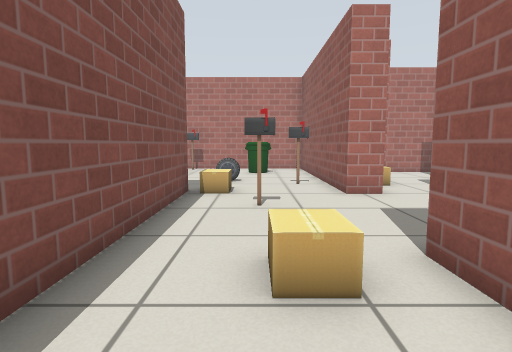
view 1 (above)

16 first-person views from a walk through a Gazebo world. The camera is 0.69 m above the floor, tilts 6° down and sees 80° across. The lines on the ground mark 1 m squares. The floor is counted in squares, 0.5 m on a side. Each view is taken from the middle of a square. On the plan, view 1 faces up. The plan holds only what a view shows up to about 14 squares ahead; the rest is blank. Simple patterns stand in for the simulator's built-in surfaces.

view 2
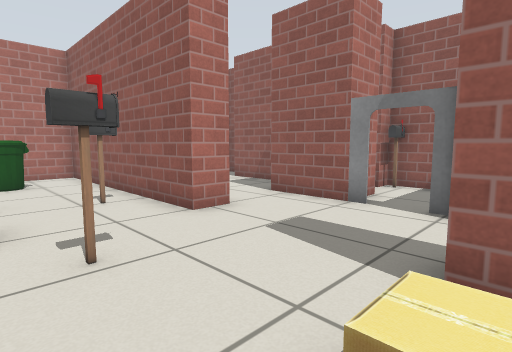

view 3
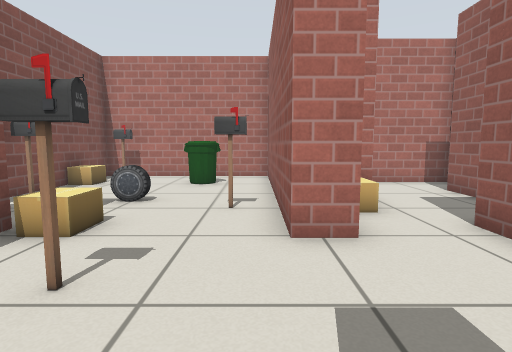

view 4
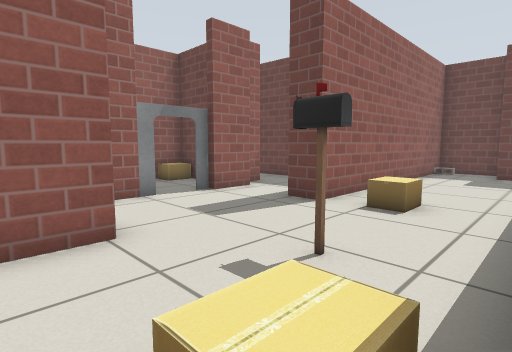

view 5
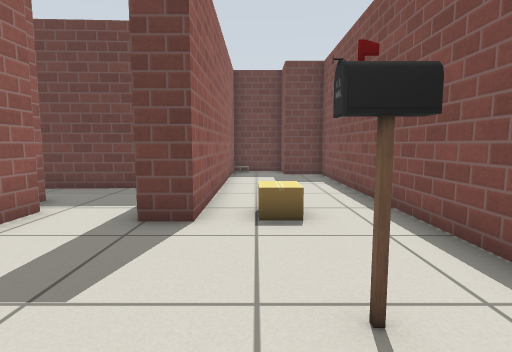

view 6
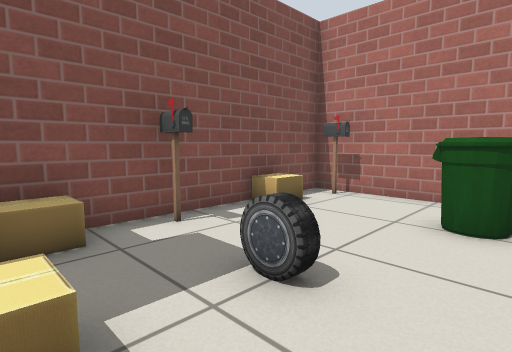

view 7
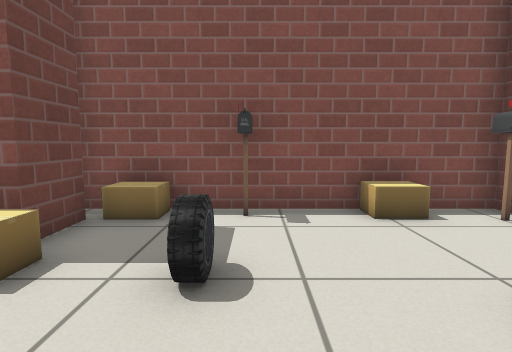

view 8
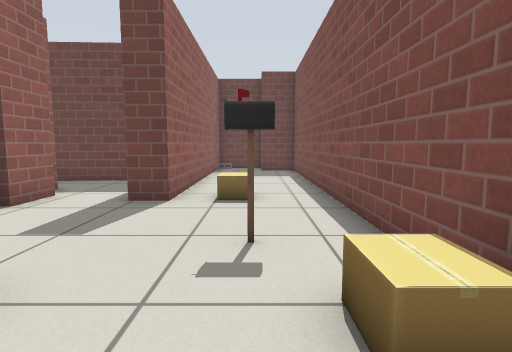

view 9
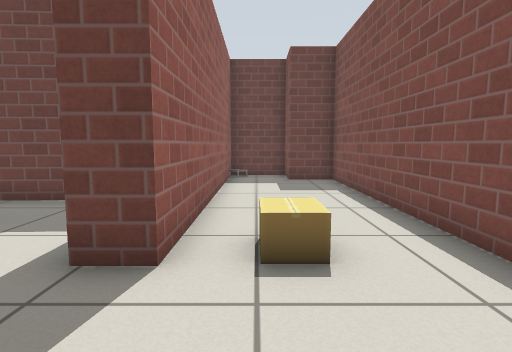

view 10
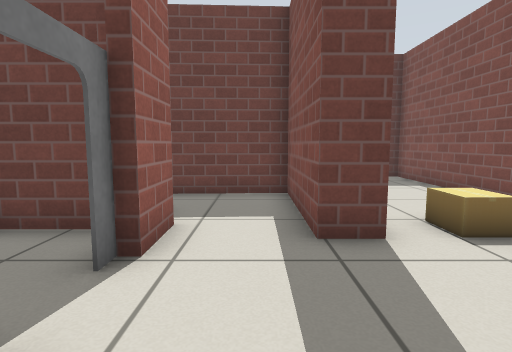

view 11
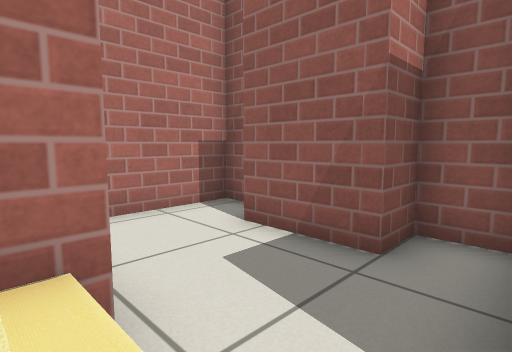

view 12
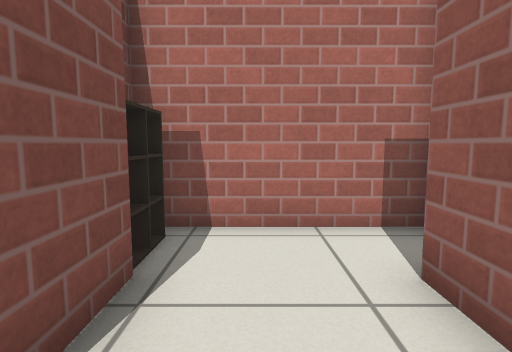

view 13
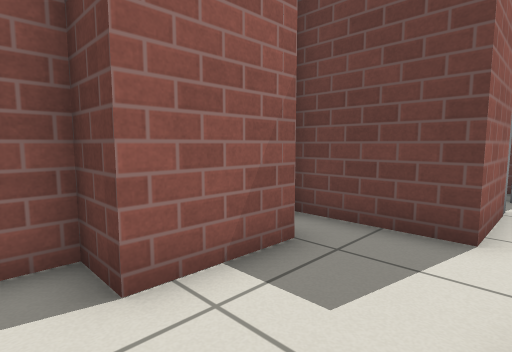

view 14
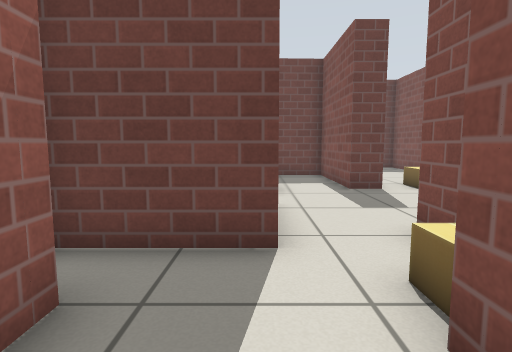

view 15
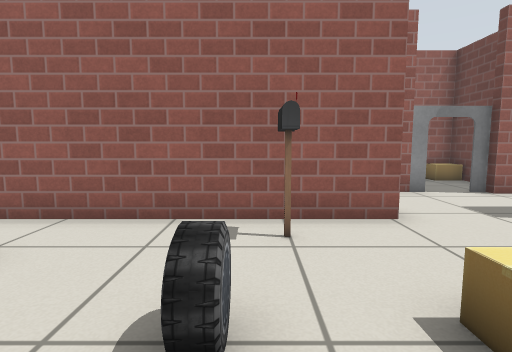

view 16
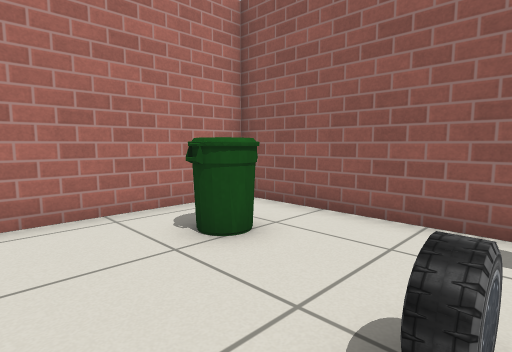

### Floor plan
Points are (right, up) in squares from view 1. A wall is a line through its corners. A room is listed if a view was taken in it or the views show most of it. See-through windows are left out.
Room 1 (views 1, 2, 3, 5, 6, 9, 10)
walls: (5.4, 2.9) (5.4, 4.5); (5.9, 3.2) (9.3, 3.2) (9.3, 6.5); (3.5, 8.4) (2.5, 8.4) (2.5, 9.4); (7.2, 6.6) (5.7, 6.6) (5.7, 9.1); (-2, 8.9) (-2, -4.8) (-0.3, -4.8) (-0.3, -6.5) (2.1, -6.5) (2.1, 3.7) (3.1, 3.7)
ways out: opening at (0.5, 9) to room 2; opening at (4.5, 9) to room 3; opening at (4.5, 2.5)
objects: cardboard box (-1, 9); cardboard box (0, 3) to (1, 3); postbox (0, 7); door leaf (6, 5) to (6, 6); cardboard box (8, 4) to (9, 4); postbox (9, 7)
Room 2 (views 4, 7, 8, 15, 16)
walls: (-3.5, 8.9) (-2, 8.9); (2.5, 9.4) (2.5, 17.1) (-4.4, 17.1) (-4.4, 8.2)
ways out: opening at (0.5, 9) to room 1
objects: cardboard box (-4, 9) to (-4, 10); postbox (-4, 12); cardboard box (-4, 14) to (-4, 15); postbox (-3, 17); car (-1, 11); bin (0, 15); postbox (1, 11) to (2, 11)
Room 3 (views 11, 12, 13, 14)
walls: (4.7, 14.5) (4.7, 11.4); (5.7, 9.1) (8.9, 9.1) (8.9, 10.5) (7.7, 10.5) (7.7, 13) (8.9, 13) (8.9, 15) (4, 15); (3.5, 9.4) (3.5, 8.4)
ways out: opening at (4.5, 9) to room 1
objects: cardboard box (4, 10) to (4, 11)

Positions as (right, up) in squares from view 1, and headings:
1: (0, 0), facing up
2: (-1, 3), facing up-right
3: (2, 4), facing up
4: (-2, 10), facing down-right
5: (1, 9), facing down
6: (1, 9), facing up-left
7: (2, 12), facing left
8: (0, 11), facing down
9: (1, 7), facing down
10: (4, 8), facing down
11: (4, 9), facing up-right
12: (6, 10), facing up
13: (5, 14), facing down-right
14: (6, 13), facing down
15: (-3, 11), facing right
16: (-3, 11), facing up-right
